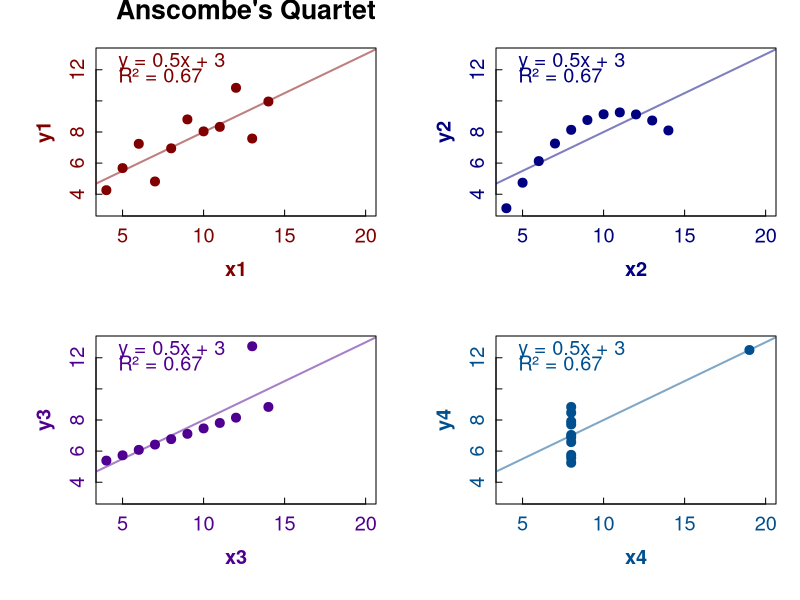

This chart was generated by the following R code:
par(mar=c(4,4,1,1), oma=c(0,0,1,0), mfrow=c(2,2), mgp=c(1.7,0.3,0), tcl=0.25, 
    font.lab=2, cex=1.2)
with(datasets::anscombe, plot(x1,y1, pch=19, xlim=c(4,20), ylim = c(3,13),
                              col="#800000", col.axis="#800000", col.lab="#800000"))
mtext("Anscombe's Quartet",3,1,adj=1,cex=1.6,font=2)
lm1 <- with(datasets::anscombe, lm(y1~x1))
text(4,12.5, pos=4, col="#800000",
     labels=paste0("y = ",signif(lm1$coef[2],2),"x + ",signif(lm1$coef[1],2)))
text(4,11.5, pos=4, col="#800000",
     labels=paste0("R\u00B2 = ",signif(summary(lm1)$r.sq,2)))
abline(lm1, lwd = 2, col = "#80000080")
with(datasets::anscombe, plot(x2,y2, pch=19, xlim=c(4,20), ylim = c(3,13),
                              col="#000080", col.axis="#000080", col.lab="#000080"))
lm2 <- with(datasets::anscombe, lm(y2~x2))
text(4,12.5, pos=4, col="#000080",
     labels=paste0("y = ",signif(lm2$coef[2],2),"x + ",signif(lm2$coef[1],2)))
text(4,11.5, pos=4, col="#000080",
     labels=paste0("R\u00B2 = ",signif(summary(lm2)$r.sq,2)))
abline(lm2, lwd = 2, col = "#00008080")
with(datasets::anscombe, plot(x3,y3, pch=19, xlim=c(4,20), ylim = c(3,13),
     col="#500090", col.axis="#500090", col.lab="#500090"))
lm3 <- with(datasets::anscombe, lm(y3~x3))
text(4,12.5, pos=4, col="#500090",
     labels=paste0("y = ",signif(lm3$coef[2],2),"x + ",signif(lm3$coef[1],2)))
text(4,11.5, pos=4, col="#500090",
     labels=paste0("R\u00B2 = ",signif(summary(lm3)$r.sq,2)))
abline(lm3, lwd = 2, col = "#50009080")
with(datasets::anscombe, plot(x4,y4, pch=19, xlim=c(4,20), ylim = c(3,13),
     col="#005090", col.axis="#005090", col.lab="#005090"))
lm4 <- with(datasets::anscombe, lm(y4~x4))
text(4,12.5, pos=4, col="#005090",
     labels=paste0("y = ",signif(lm4$coef[2],2),"x + ",signif(lm4$coef[1],2)))
text(4,11.5, pos=4, col="#005090",
     labels=paste0("R\u00B2 = ",signif(summary(lm4)$r.sq,2)))
abline(lm4, lwd = 2, col = "#00509080")
